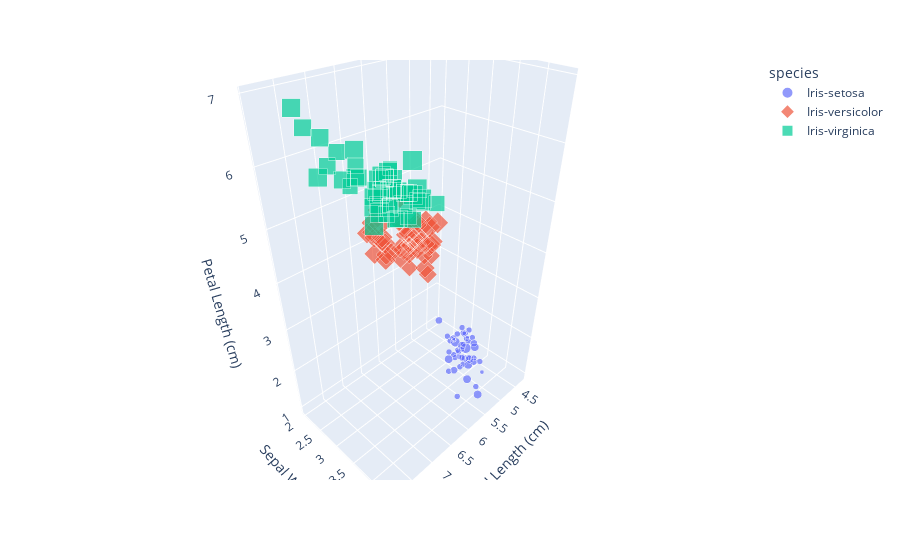

Here is the notebook cell this chart was saved with:
### Code cell
# Create the 3D scatter plot
fig = px.scatter_3d(data, x='sepal_length', y='sepal_width', z='petal_length',
                    color='species', symbol='species', size='petal_width')

# Update the layout
fig.update_layout(scene=dict(
    xaxis_title='Sepal Length (cm)',
    yaxis_title='Sepal Width (cm)',
    zaxis_title='Petal Length (cm)'
))
fig.show()

### Figure 1 — Plotly figure (JSON) as saved in the notebook; plotly's stock layout.template omitted (floating-point values rounded to 4 significant figures)
{"data": [{"hovertemplate": "species=Iris-setosa<br>sepal_length=%{x}<br>sepal_width=%{y}<br>petal_length=%{z}<br>petal_width=%{marker.size}<extra></extra>", "legendgroup": "Iris-setosa", "marker": {"color": "#636efa", "size": [0.2, 0.2, 0.2, 0.2, 0.2, 0.4, 0.3, 0.2, 0.2, 0.1, 0.2, 0.2, 0.1, 0.1, 0.2, 0.4, 0.4, 0.3, 0.3, 0.3, 0.2, 0.4, 0.2, 0.5, 0.2, 0.2, 0.4, 0.2, 0.2, 0.2, 0.2, 0.4, 0.1, 0.2, 0.1, 0.2, 0.2, 0.1, 0.2, 0.2, 0.3, 0.3, 0.2, 0.6, 0.4, 0.3, 0.2, 0.2, 0.2, 0.2], "sizemode": "area", "sizeref": 0.00625, "symbol": "circle"}, "mode": "markers", "name": "Iris-setosa", "scene": "scene", "showlegend": true, "type": "scatter3d", "x": [5.1, 4.9, 4.7, 4.6, 5, 5.4, 4.6, 5, 4.4, 4.9, 5.4, 4.8, 4.8, 4.3, 5.8, 5.7, 5.4, 5.1, 5.7, 5.1, 5.4, 5.1, 4.6, 5.1, 4.8, 5, 5, 5.2, 5.2, 4.7, 4.8, 5.4, 5.2, 5.5, 4.9, 5, 5.5, 4.9, 4.4, 5.1, 5, 4.5, 4.4, 5, 5.1, 4.8, 5.1, 4.6, 5.3, 5], "y": [3.5, 3, 3.2, 3.1, 3.6, 3.9, 3.4, 3.4, 2.9, 3.1, 3.7, 3.4, 3, 3, 4, 4.4, 3.9, 3.5, 3.8, 3.8, 3.4, 3.7, 3.6, 3.3, 3.4, 3, 3.4, 3.5, 3.4, 3.2, 3.1, 3.4, 4.1, 4.2, 3.1, 3.2, 3.5, 3.1, 3, 3.4, 3.5, 2.3, 3.2, 3.5, 3.8, 3, 3.8, 3.2, 3.7, 3.3], "z": [1.4, 1.4, 1.3, 1.5, 1.4, 1.7, 1.4, 1.5, 1.4, 1.5, 1.5, 1.6, 1.4, 1.1, 1.2, 1.5, 1.3, 1.4, 1.7, 1.5, 1.7, 1.5, 1, 1.7, 1.9, 1.6, 1.6, 1.5, 1.4, 1.6, 1.6, 1.5, 1.5, 1.4, 1.5, 1.2, 1.3, 1.5, 1.3, 1.5, 1.3, 1.3, 1.3, 1.6, 1.9, 1.4, 1.6, 1.4, 1.5, 1.4]}, {"hovertemplate": "species=Iris-versicolor<br>sepal_length=%{x}<br>sepal_width=%{y}<br>petal_length=%{z}<br>petal_width=%{marker.size}<extra></extra>", "legendgroup": "Iris-versicolor", "marker": {"color": "#EF553B", "size": [1.4, 1.5, 1.5, 1.3, 1.5, 1.3, 1.6, 1, 1.3, 1.4, 1, 1.5, 1, 1.4, 1.3, 1.4, 1.5, 1, 1.5, 1.1, 1.8, 1.3, 1.5, 1.2, 1.3, 1.4, 1.4, 1.7, 1.5, 1, 1.1, 1, 1.2, 1.6, 1.5, 1.6, 1.5, 1.3, 1.3, 1.3, 1.2, 1.4, 1.2, 1, 1.3, 1.2, 1.3, 1.3, 1.1, 1.3], "sizemode": "area", "sizeref": 0.00625, "symbol": "diamond"}, "mode": "markers", "name": "Iris-versicolor", "scene": "scene", "showlegend": true, "type": "scatter3d", "x": [7, 6.4, 6.9, 5.5, 6.5, 5.7, 6.3, 4.9, 6.6, 5.2, 5, 5.9, 6, 6.1, 5.6, 6.7, 5.6, 5.8, 6.2, 5.6, 5.9, 6.1, 6.3, 6.1, 6.4, 6.6, 6.8, 6.7, 6, 5.7, 5.5, 5.5, 5.8, 6, 5.4, 6, 6.7, 6.3, 5.6, 5.5, 5.5, 6.1, 5.8, 5, 5.6, 5.7, 5.7, 6.2, 5.1, 5.7], "y": [3.2, 3.2, 3.1, 2.3, 2.8, 2.8, 3.3, 2.4, 2.9, 2.7, 2, 3, 2.2, 2.9, 2.9, 3.1, 3, 2.7, 2.2, 2.5, 3.2, 2.8, 2.5, 2.8, 2.9, 3, 2.8, 3, 2.9, 2.6, 2.4, 2.4, 2.7, 2.7, 3, 3.4, 3.1, 2.3, 3, 2.5, 2.6, 3, 2.6, 2.3, 2.7, 3, 2.9, 2.9, 2.5, 2.8], "z": [4.7, 4.5, 4.9, 4, 4.6, 4.5, 4.7, 3.3, 4.6, 3.9, 3.5, 4.2, 4, 4.7, 3.6, 4.4, 4.5, 4.1, 4.5, 3.9, 4.8, 4, 4.9, 4.7, 4.3, 4.4, 4.8, 5, 4.5, 3.5, 3.8, 3.7, 3.9, 5.1, 4.5, 4.5, 4.7, 4.4, 4.1, 4, 4.4, 4.6, 4, 3.3, 4.2, 4.2, 4.2, 4.3, 3, 4.1]}, {"hovertemplate": "species=Iris-virginica<br>sepal_length=%{x}<br>sepal_width=%{y}<br>petal_length=%{z}<br>petal_width=%{marker.size}<extra></extra>", "legendgroup": "Iris-virginica", "marker": {"color": "#00cc96", "size": [2.5, 1.9, 2.1, 1.8, 2.2, 2.1, 1.7, 1.8, 1.8, 2.5, 2, 1.9, 2.1, 2, 2.4, 2.3, 1.8, 2.2, 2.3, 1.5, 2.3, 2, 2, 1.8, 2.1, 1.8, 1.8, 1.8, 2.1, 1.6, 1.9, 2, 2.2, 1.5, 1.4, 2.3, 2.4, 1.8, 1.8, 2.1, 2.4, 2.3, 1.9, 2.3, 2.5, 2.3, 1.9, 2, 2.3, 1.8], "sizemode": "area", "sizeref": 0.00625, "symbol": "square"}, "mode": "markers", "name": "Iris-virginica", "scene": "scene", "showlegend": true, "type": "scatter3d", "x": [6.3, 5.8, 7.1, 6.3, 6.5, 7.6, 4.9, 7.3, 6.7, 7.2, 6.5, 6.4, 6.8, 5.7, 5.8, 6.4, 6.5, 7.7, 7.7, 6, 6.9, 5.6, 7.7, 6.3, 6.7, 7.2, 6.2, 6.1, 6.4, 7.2, 7.4, 7.9, 6.4, 6.3, 6.1, 7.7, 6.3, 6.4, 6, 6.9, 6.7, 6.9, 5.8, 6.8, 6.7, 6.7, 6.3, 6.5, 6.2, 5.9], "y": [3.3, 2.7, 3, 2.9, 3, 3, 2.5, 2.9, 2.5, 3.6, 3.2, 2.7, 3, 2.5, 2.8, 3.2, 3, 3.8, 2.6, 2.2, 3.2, 2.8, 2.8, 2.7, 3.3, 3.2, 2.8, 3, 2.8, 3, 2.8, 3.8, 2.8, 2.8, 2.6, 3, 3.4, 3.1, 3, 3.1, 3.1, 3.1, 2.7, 3.2, 3.3, 3, 2.5, 3, 3.4, 3], "z": [6, 5.1, 5.9, 5.6, 5.8, 6.6, 4.5, 6.3, 5.8, 6.1, 5.1, 5.3, 5.5, 5, 5.1, 5.3, 5.5, 6.7, 6.9, 5, 5.7, 4.9, 6.7, 4.9, 5.7, 6, 4.8, 4.9, 5.6, 5.8, 6.1, 6.4, 5.6, 5.1, 5.6, 6.1, 5.6, 5.5, 4.8, 5.4, 5.6, 5.1, 5.1, 5.9, 5.7, 5.2, 5, 5.2, 5.4, 5.1]}], "layout": {"legend": {"itemsizing": "constant", "title": {"text": "species"}, "tracegroupgap": 0}, "margin": {"t": 60}, "scene": {"domain": {"x": [0, 1], "y": [0, 1]}, "xaxis": {"title": {"text": "Sepal Length (cm)"}}, "yaxis": {"title": {"text": "Sepal Width (cm)"}}, "zaxis": {"title": {"text": "Petal Length (cm)"}}}}}
